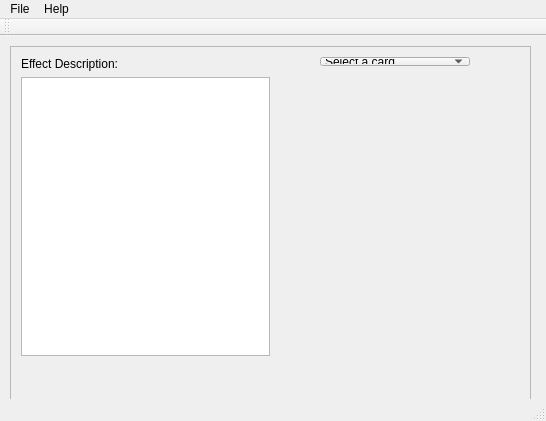
<?xml version="1.0" encoding="UTF-8"?>
<ui version="4.0">
 <class>MainWindow</class>
 <widget class="QMainWindow" name="MainWindow">
  <property name="geometry">
   <rect>
    <x>0</x>
    <y>0</y>
    <width>546</width>
    <height>421</height>
   </rect>
  </property>
  <property name="windowTitle">
   <string>MainWindow</string>
  </property>
  <widget class="QWidget" name="centralWidget">
   <widget class="QFrame" name="frame">
    <property name="geometry">
     <rect>
      <x>10</x>
      <y>10</y>
      <width>521</width>
      <height>401</height>
     </rect>
    </property>
    <property name="frameShape">
     <enum>QFrame::StyledPanel</enum>
    </property>
    <property name="frameShadow">
     <enum>QFrame::Raised</enum>
    </property>
    <widget class="QWidget" name="verticalLayoutWidget">
     <property name="geometry">
      <rect>
       <x>0</x>
       <y>0</y>
       <width>271</width>
       <height>321</height>
      </rect>
     </property>
     <layout class="QVBoxLayout" name="verticalLayout">
      <item>
       <widget class="QLabel" name="label_2">
        <property name="text">
         <string>Effect Description:</string>
        </property>
       </widget>
      </item>
      <item>
       <widget class="QTextBrowser" name="CardDescriptionBox"/>
      </item>
     </layout>
    </widget>
    <widget class="QWidget" name="horizontalLayoutWidget">
     <property name="geometry">
      <rect>
       <x>280</x>
       <y>0</y>
       <width>241</width>
       <height>31</height>
      </rect>
     </property>
     <layout class="QHBoxLayout" name="horizontalLayout">
      <item>
       <spacer name="horizontalSpacer">
        <property name="orientation">
         <enum>Qt::Horizontal</enum>
        </property>
        <property name="sizeHint" stdset="0">
         <size>
          <width>40</width>
          <height>20</height>
         </size>
        </property>
       </spacer>
      </item>
      <item>
       <widget class="QComboBox" name="CardSelectBar">
        <property name="sizePolicy">
         <sizepolicy hsizetype="Fixed" vsizetype="Fixed">
          <horstretch>0</horstretch>
          <verstretch>0</verstretch>
         </sizepolicy>
        </property>
        <property name="minimumSize">
         <size>
          <width>150</width>
          <height>0</height>
         </size>
        </property>
        <item>
         <property name="text">
          <string>Select a card</string>
         </property>
        </item>
       </widget>
      </item>
      <item>
       <spacer name="horizontalSpacer_2">
        <property name="orientation">
         <enum>Qt::Horizontal</enum>
        </property>
        <property name="sizeType">
         <enum>QSizePolicy::Fixed</enum>
        </property>
        <property name="sizeHint" stdset="0">
         <size>
          <width>50</width>
          <height>20</height>
         </size>
        </property>
       </spacer>
      </item>
     </layout>
    </widget>
    <widget class="QWidget" name="verticalLayoutWidget_2">
     <property name="geometry">
      <rect>
       <x>310</x>
       <y>60</y>
       <width>171</width>
       <height>221</height>
      </rect>
     </property>
     <layout class="QVBoxLayout" name="verticalLayout_2">
      <property name="sizeConstraint">
       <enum>QLayout::SetFixedSize</enum>
      </property>
      <item alignment="Qt::AlignHCenter|Qt::AlignVCenter">
       <widget class="QLabel" name="CardDisplayBox">
        <property name="sizePolicy">
         <sizepolicy hsizetype="Fixed" vsizetype="Fixed">
          <horstretch>0</horstretch>
          <verstretch>0</verstretch>
         </sizepolicy>
        </property>
        <property name="minimumSize">
         <size>
          <width>150</width>
          <height>210</height>
         </size>
        </property>
        <property name="maximumSize">
         <size>
          <width>150</width>
          <height>210</height>
         </size>
        </property>
        <property name="text">
         <string/>
        </property>
       </widget>
      </item>
     </layout>
    </widget>
   </widget>
  </widget>
  <widget class="QMenuBar" name="menuBar">
   <property name="geometry">
    <rect>
     <x>0</x>
     <y>0</y>
     <width>546</width>
     <height>21</height>
    </rect>
   </property>
   <widget class="QMenu" name="menuAbout">
    <property name="title">
     <string>Help</string>
    </property>
    <addaction name="actionAbout"/>
   </widget>
   <widget class="QMenu" name="menuFile">
    <property name="title">
     <string>File</string>
    </property>
    <addaction name="separator"/>
    <addaction name="actionExit"/>
   </widget>
   <addaction name="menuFile"/>
   <addaction name="menuAbout"/>
  </widget>
  <widget class="QToolBar" name="mainToolBar">
   <attribute name="toolBarArea">
    <enum>TopToolBarArea</enum>
   </attribute>
   <attribute name="toolBarBreak">
    <bool>false</bool>
   </attribute>
  </widget>
  <widget class="QStatusBar" name="statusBar"/>
  <action name="actionAbout">
   <property name="text">
    <string>About</string>
   </property>
  </action>
  <action name="actionExit">
   <property name="text">
    <string>Exit</string>
   </property>
  </action>
 </widget>
 <layoutdefault spacing="6" margin="11"/>
 <resources/>
 <connections/>
</ui>
